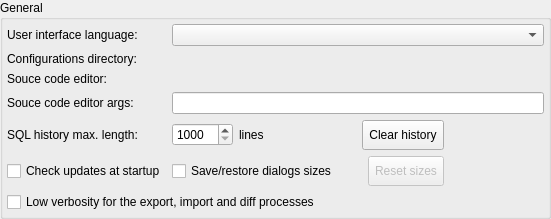
        <widget class="QGroupBox" name="general_gb">
         <property name="title">
          <string>General</string>
         </property>
         <layout class="QGridLayout" name="general_grid">
          <property name="leftMargin">
           <number>4</number>
          </property>
          <property name="topMargin">
           <number>4</number>
          </property>
          <property name="rightMargin">
           <number>4</number>
          </property>
          <property name="bottomMargin">
           <number>4</number>
          </property>
          <item row="10" column="2" colspan="2">
           <layout class="QHBoxLayout" name="horizontalLayout_21">
            <item>
             <widget class="QCheckBox" name="save_restore_geometry_chk">
              <property name="text">
               <string>Save/restore dialogs sizes</string>
              </property>
             </widget>
            </item>
            <item>
             <spacer name="horizontalSpacer_9">
              <property name="orientation">
               <enum>Qt::Horizontal</enum>
              </property>
              <property name="sizeType">
               <enum>QSizePolicy::Expanding</enum>
              </property>
              <property name="sizeHint" stdset="0">
               <size>
                <width>25</width>
                <height>20</height>
               </size>
              </property>
             </spacer>
            </item>
            <item>
             <widget class="QToolButton" name="reset_sizes_tb">
              <property name="enabled">
               <bool>false</bool>
              </property>
              <property name="sizePolicy">
               <sizepolicy hsizetype="Preferred" vsizetype="Preferred">
                <horstretch>0</horstretch>
                <verstretch>0</verstretch>
               </sizepolicy>
              </property>
              <property name="minimumSize">
               <size>
                <width>0</width>
                <height>30</height>
               </size>
              </property>
              <property name="maximumSize">
               <size>
                <width>16777215</width>
                <height>16777215</height>
               </size>
              </property>
              <property name="focusPolicy">
               <enum>Qt::StrongFocus</enum>
              </property>
              <property name="toolTip">
               <string>Reset the dialogs sizes and positions to their default values.</string>
              </property>
              <property name="text">
               <string>Reset sizes</string>
              </property>
              <property name="icon">
               <iconset resource="../res/resources.qrc">
                <normaloff>:/icones/icones/atualizar.png</normaloff>:/icones/icones/atualizar.png</iconset>
              </property>
              <property name="iconSize">
               <size>
                <width>22</width>
                <height>22</height>
               </size>
              </property>
              <property name="toolButtonStyle">
               <enum>Qt::ToolButtonTextBesideIcon</enum>
              </property>
             </widget>
            </item>
            <item>
             <spacer name="horizontalSpacer_10">
              <property name="orientation">
               <enum>Qt::Horizontal</enum>
              </property>
              <property name="sizeType">
               <enum>QSizePolicy::Fixed</enum>
              </property>
              <property name="sizeHint" stdset="0">
               <size>
                <width>100</width>
                <height>20</height>
               </size>
              </property>
             </spacer>
            </item>
           </layout>
          </item>
          <item row="4" column="1">
           <widget class="QLabel" name="label_4">
            <property name="text">
             <string>Souce code editor args:</string>
            </property>
           </widget>
          </item>
          <item row="7" column="1">
           <widget class="QLabel" name="sql_history_lbl">
            <property name="sizePolicy">
             <sizepolicy hsizetype="Fixed" vsizetype="Preferred">
              <horstretch>0</horstretch>
              <verstretch>0</verstretch>
             </sizepolicy>
            </property>
            <property name="minimumSize">
             <size>
              <width>0</width>
              <height>0</height>
             </size>
            </property>
            <property name="text">
             <string>SQL history max. length:</string>
            </property>
           </widget>
          </item>
          <item row="2" column="1">
           <widget class="QLabel" name="label_3">
            <property name="text">
             <string>Souce code editor:</string>
            </property>
           </widget>
          </item>
          <item row="7" column="2" colspan="2">
           <layout class="QHBoxLayout" name="horizontalLayout_19">
            <item>
             <widget class="QSpinBox" name="history_max_length_spb">
              <property name="sizePolicy">
               <sizepolicy hsizetype="Minimum" vsizetype="Fixed">
                <horstretch>0</horstretch>
                <verstretch>0</verstretch>
               </sizepolicy>
              </property>
              <property name="minimumSize">
               <size>
                <width>60</width>
                <height>0</height>
               </size>
              </property>
              <property name="minimum">
               <number>1000</number>
              </property>
              <property name="maximum">
               <number>20000</number>
              </property>
              <property name="singleStep">
               <number>500</number>
              </property>
              <property name="value">
               <number>1000</number>
              </property>
             </widget>
            </item>
            <item>
             <widget class="QLabel" name="lines_lbl">
              <property name="sizePolicy">
               <sizepolicy hsizetype="Fixed" vsizetype="Preferred">
                <horstretch>0</horstretch>
                <verstretch>0</verstretch>
               </sizepolicy>
              </property>
              <property name="minimumSize">
               <size>
                <width>0</width>
                <height>0</height>
               </size>
              </property>
              <property name="maximumSize">
               <size>
                <width>16777215</width>
                <height>16777215</height>
               </size>
              </property>
              <property name="text">
               <string>lines</string>
              </property>
             </widget>
            </item>
            <item>
             <spacer name="horizontalSpacer_5">
              <property name="orientation">
               <enum>Qt::Horizontal</enum>
              </property>
              <property name="sizeType">
               <enum>QSizePolicy::Expanding</enum>
              </property>
              <property name="sizeHint" stdset="0">
               <size>
                <width>25</width>
                <height>20</height>
               </size>
              </property>
             </spacer>
            </item>
            <item>
             <widget class="QToolButton" name="clear_sql_history_tb">
              <property name="sizePolicy">
               <sizepolicy hsizetype="Preferred" vsizetype="Preferred">
                <horstretch>0</horstretch>
                <verstretch>0</verstretch>
               </sizepolicy>
              </property>
              <property name="minimumSize">
               <size>
                <width>0</width>
                <height>30</height>
               </size>
              </property>
              <property name="maximumSize">
               <size>
                <width>16777215</width>
                <height>16777215</height>
               </size>
              </property>
              <property name="focusPolicy">
               <enum>Qt::StrongFocus</enum>
              </property>
              <property name="toolTip">
               <string>Clear the entire SQL comand history.</string>
              </property>
              <property name="text">
               <string>Clear history</string>
              </property>
              <property name="icon">
               <iconset resource="../res/resources.qrc">
                <normaloff>:/icones/icones/limpartexto.png</normaloff>:/icones/icones/limpartexto.png</iconset>
              </property>
              <property name="iconSize">
               <size>
                <width>22</width>
                <height>22</height>
               </size>
              </property>
              <property name="toolButtonStyle">
               <enum>Qt::ToolButtonTextBesideIcon</enum>
              </property>
             </widget>
            </item>
            <item>
             <spacer name="horizontalSpacer_4">
              <property name="orientation">
               <enum>Qt::Horizontal</enum>
              </property>
              <property name="sizeType">
               <enum>QSizePolicy::Fixed</enum>
              </property>
              <property name="sizeHint" stdset="0">
               <size>
                <width>100</width>
                <height>20</height>
               </size>
              </property>
             </spacer>
            </item>
           </layout>
          </item>
          <item row="1" column="1">
           <widget class="QLabel" name="label_2">
            <property name="text">
             <string>Configurations directory:</string>
            </property>
           </widget>
          </item>
          <item row="0" column="1">
           <widget class="QLabel" name="label_5">
            <property name="text">
             <string>User interface language:</string>
            </property>
           </widget>
          </item>
          <item row="4" column="2" colspan="2">
           <widget class="QLineEdit" name="source_editor_args_edt">
            <property name="toolTip">
             <string/>
            </property>
            <property name="readOnly">
             <bool>false</bool>
            </property>
            <property name="clearButtonEnabled">
             <bool>true</bool>
            </property>
           </widget>
          </item>
          <item row="10" column="1">
           <widget class="QCheckBox" name="check_upd_chk">
            <property name="toolTip">
             <string>Check if there is a new version on server</string>
            </property>
            <property name="text">
             <string>Check updates at startup</string>
            </property>
            <property name="checked">
             <bool>false</bool>
            </property>
           </widget>
          </item>
          <item row="11" column="1" colspan="3">
           <layout class="QHBoxLayout" name="horizontalLayout_23">
            <item>
             <widget class="QCheckBox" name="low_verbosity_chk">
              <property name="toolTip">
               <string>&lt;p&gt;Reduces the verbosity of the export, import and diff process causing only key info messages and errors to be displayed. This option causes less rendering operations to be performed when displaying progress messages and, as a consequence, it makes these processes run faster.&lt;/p&gt;</string>
              </property>
              <property name="statusTip">
               <string/>
              </property>
              <property name="text">
               <string>Low verbosity for the export, import and diff processes</string>
              </property>
             </widget>
            </item>
            <item>
             <spacer name="horizontalSpacer_13">
              <property name="orientation">
               <enum>Qt::Horizontal</enum>
              </property>
              <property name="sizeHint" stdset="0">
               <size>
                <width>40</width>
                <height>20</height>
               </size>
              </property>
             </spacer>
            </item>
           </layout>
          </item>
          <item row="0" column="2" colspan="2">
           <widget class="QComboBox" name="ui_language_cmb">
            <property name="toolTip">
             <string>Overrides the default user interface language defined by the system. Requires restarting the program. &lt;strong&gt;NOTE:&lt;/strong&gt; UI translations are third party collaborations thus any typo or mistake should be reported directly to their respective maintainers.</string>
            </property>
            <property name="statusTip">
             <string/>
            </property>
           </widget>
          </item>
         </layout>
        </widget>
